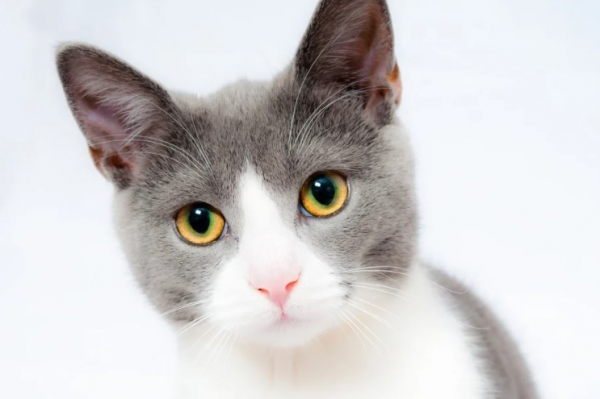
#> input picture 02.JupyterNotebook_Image Management/cat.jpg, 600 x 399 px
$ jupyter execute 08.Sharp.ipynb
#> lines starting #> are read from the running program, lines starting #| are printed output that depends on the picture
[cell 1]
import cv2
import numpy as np
import matplotlib.pyplot as plt

[cell 2]
image_path = './cat.jpg'

[cell 3]
# 이미지 선명하게 ( 커널 생성 : 대상이 있는 픽셀을 강조)
image_bgr = cv2.imread(image_path, cv2.IMREAD_COLOR)
#> image_bgr is the input picture: shape (399, 600, 3); mean B, G, R 205.8, 205.4, 207.6

[cell 4]
# RGB 타입으로 변환
image_rgb = cv2.cvtColor(image_bgr, cv2.COLOR_BGR2RGB)

[cell 5]
# 커널 생성
kernel = np.array([[0, -1, 0], [-1, 5, -1], [0, -1, 0]])
kernel

[cell 6]
# 커널 적용
image_sharp = cv2.filter2D(image_rgb, -1, kernel)
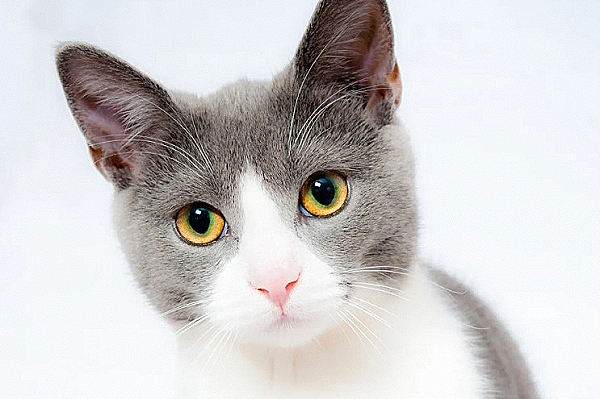
#> image_sharp: shape (399, 600, 3); mean R, G, B 207.7, 205.5, 205.9
cv2.imwrite('08.cat_sharp.png',image_sharp)
#> Out = True

[cell 7]
fig, ax = plt.subplots(1, 2, figsize=(10, 5))
ax[0].imshow(image_rgb)
ax[0].set_title("Original Image")
ax[1].imshow(image_sharp)
ax[1].set_title("Sharp Image")
plt.show()
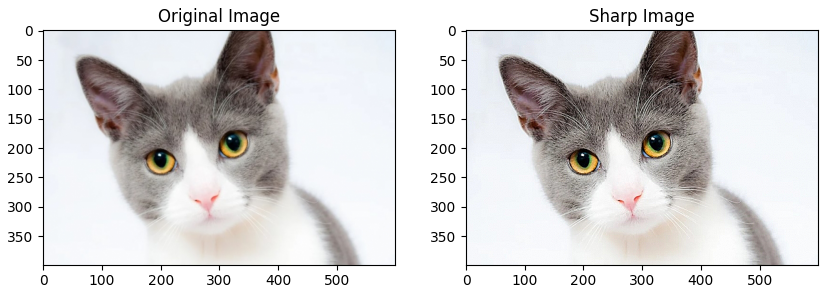
#> figure drawn by matplotlib, 2 panels
